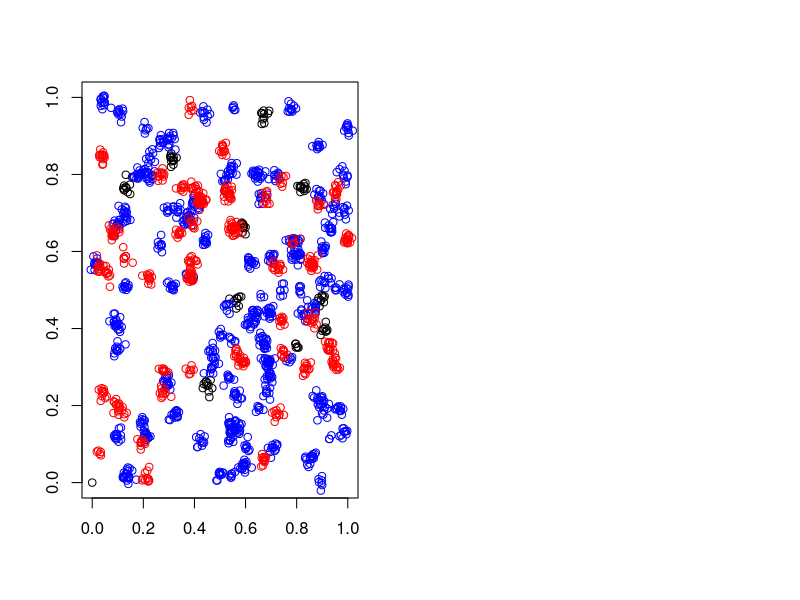

This figure's R source: (Note: a time limit stopped this script after it produced the figure.)
rm(list=ls())
graphics.off()

asigma=0.01

particle_matrix=matrix(NA,,4)
colnames(particle_matrix)=c("species","x","y","z")

intensity_parent=c(10,100,50)
intensity_children=c(10,10,10)

sp=length(intensity_parent)

for(s in 1:sp){
	for(p in 1:intensity_parent[s]){
		x_p=runif(1,0,1)
		y_p=runif(1,0,1)
		z_p=runif(1,0,1)
		nb_child=rpois(1,intensity_children[s])
		vec_p=c(s,x_p,y_p,z_p)
		particle_matrix=rbind(particle_matrix,vec_p)
		for (c in 1:nb_child){
			x_c=rnorm(1,x_p,asigma)
			y_c=rnorm(1,y_p,asigma)
			z_c=rnorm(1,z_p,asigma)
			vec_c=c(s,x_c,y_c,z_c)
			particle_matrix=rbind(particle_matrix,vec_c)
		}
	}
}
particle_matrix=particle_matrix[2:nrow(particle_matrix),]

seq_r=seq(0.01,1,length.out=10)
K_matrix=array(0,dim=list(length(seq_r),sp,sp))

par(mfrow=c(1,2))
colo=c("black","blue","red")
plot(0,0,xlim=c(0,1),ylim=c(0,1),xlab="",ylab="")
for(s1 in 1:sp){
	s2=s1
	while(s2<=sp){
		tt=subset(particle_matrix,particle_matrix[,"species"]==s1 | particle_matrix[,"species"]==s2)
		if(s2==s1){
			points(tt[,"x"],tt[,"y"],col=colo[s1])
		}
		for(i in 1:nrow(tt)){
			for(j in 1:nrow(tt)){
				if(j!=i){
					dist=(tt[i,"x"]-tt[j,"x"])^2+(tt[i,"y"]-tt[j,"y"])^2+(tt[i,"z"]-tt[j,"z"])^2
					for (r in 1:length(seq_r)){
						if(dist<seq_r[r]^2){
							K_matrix[r,s1,s2]=K_matrix[r,s1,s2]+1
						}
					}
				}			
			}	
		}
	s2=s2+1
	}
}

plot(0,0,xlim=range(seq_r),ylim=range(c(K_matrix)),xlab="r",ylab="K")
lines(seq_r,4/3*pi*seq_r^3)
points(seq_r,K_matrix[,1,1],col="black")
points(seq_r,K_matrix[,1,2]/(intensity_parent[2]*intensity_children[2]),col="grey",pch=3)
